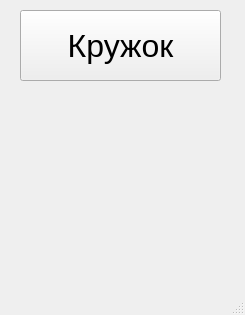
<?xml version="1.0" encoding="UTF-8"?>
<ui version="4.0">
 <class>MainWindow</class>
 <widget class="QMainWindow" name="MainWindow">
  <property name="geometry">
   <rect>
    <x>0</x>
    <y>0</y>
    <width>245</width>
    <height>315</height>
   </rect>
  </property>
  <property name="windowTitle">
   <string>MainWindow</string>
  </property>
  <widget class="QWidget" name="centralwidget">
   <widget class="QPushButton" name="button">
    <property name="geometry">
     <rect>
      <x>20</x>
      <y>10</y>
      <width>201</width>
      <height>71</height>
     </rect>
    </property>
    <property name="font">
     <font>
      <pointsize>24</pointsize>
      <weight>50</weight>
      <bold>false</bold>
     </font>
    </property>
    <property name="text">
     <string>Кружок</string>
    </property>
   </widget>
  </widget>
  <widget class="QMenuBar" name="menubar">
   <property name="geometry">
    <rect>
     <x>0</x>
     <y>0</y>
     <width>247</width>
     <height>21</height>
    </rect>
   </property>
  </widget>
  <widget class="QStatusBar" name="statusbar"/>
 </widget>
 <resources/>
 <connections/>
</ui>
